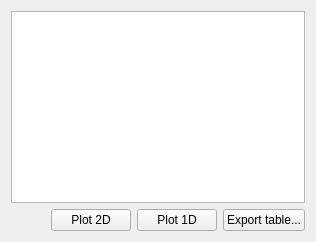
          <widget class="QWidget" name="tableContainerWidget">
           <property name="sizePolicy">
            <sizepolicy hsizetype="Expanding" vsizetype="Preferred">
             <horstretch>0</horstretch>
             <verstretch>0</verstretch>
            </sizepolicy>
           </property>
           <attribute name="title">
            <string>Tables</string>
           </attribute>
           <layout class="QVBoxLayout" name="verticalLayout_3">
            <item>
             <widget class="QTreeView" name="treeView">
              <property name="alternatingRowColors">
               <bool>true</bool>
              </property>
             </widget>
            </item>
            <item>
             <layout class="QHBoxLayout" name="horizontalLayout_2">
              <item>
               <spacer name="horizontalSpacer_2">
                <property name="orientation">
                 <enum>Qt::Horizontal</enum>
                </property>
                <property name="sizeHint" stdset="0">
                 <size>
                  <width>40</width>
                  <height>20</height>
                 </size>
                </property>
               </spacer>
              </item>
              <item>
               <widget class="QPushButton" name="tablePlot2DPushButton">
                <property name="text">
                 <string>Plot 2D</string>
                </property>
               </widget>
              </item>
              <item>
               <widget class="QPushButton" name="tablePlot1DPushButton">
                <property name="text">
                 <string>Plot 1D</string>
                </property>
               </widget>
              </item>
              <item>
               <widget class="QPushButton" name="exportTablePushButton">
                <property name="text">
                 <string>Export table...</string>
                </property>
                <property name="icon">
                 <iconset theme="document-save">
                  <normaloff>.</normaloff>.</iconset>
                </property>
               </widget>
              </item>
             </layout>
            </item>
           </layout>
          </widget>
